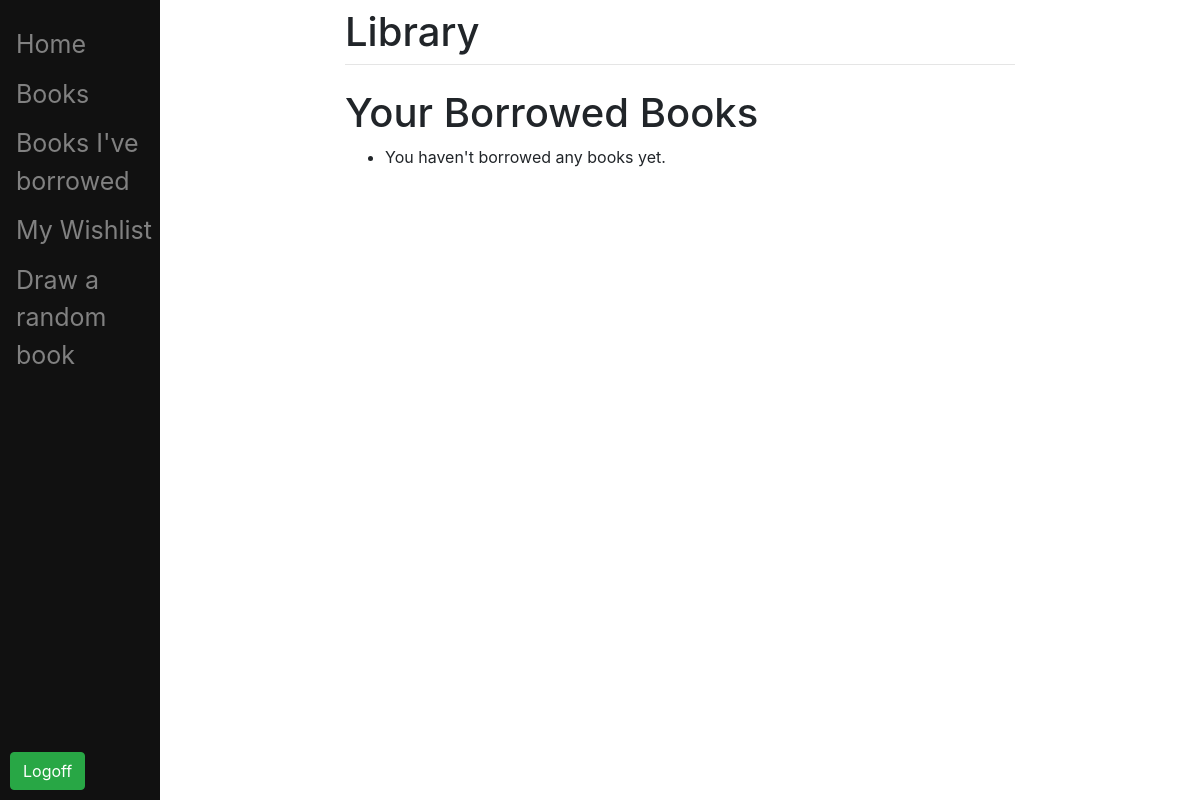
The app's page /mypage/ (signed in), older data.
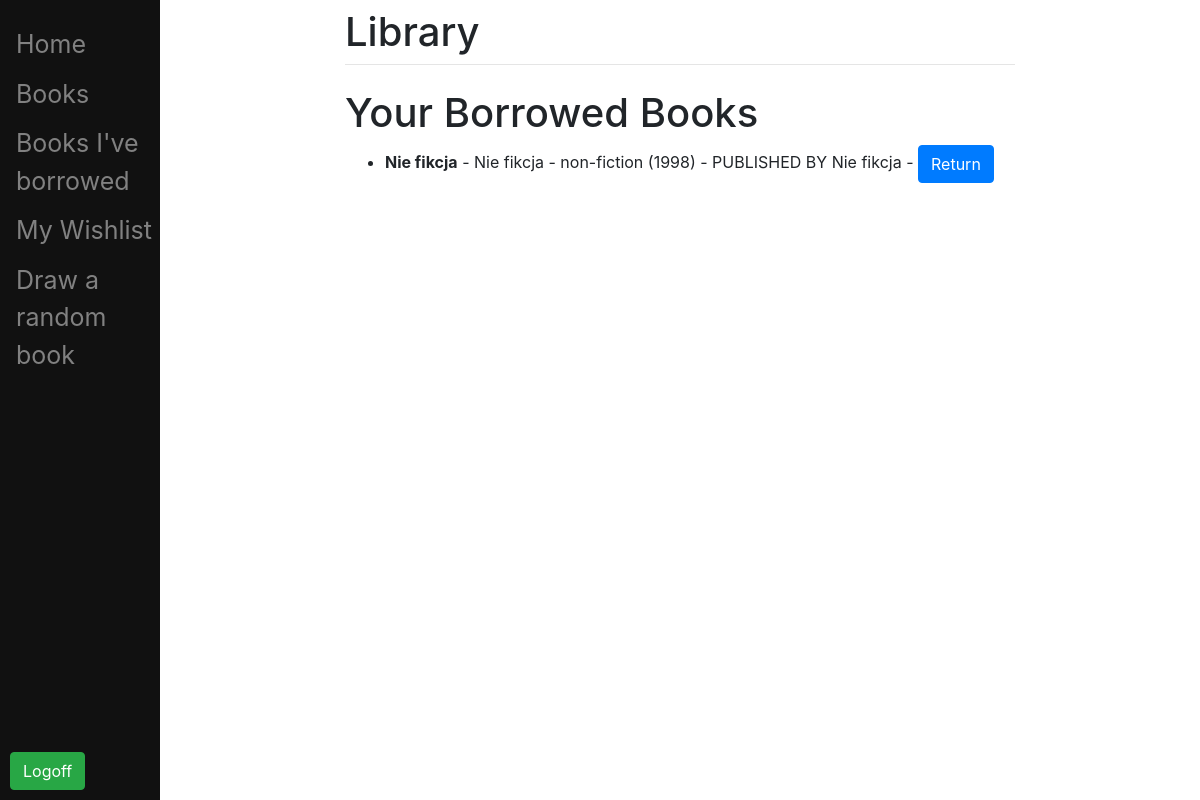
The same page, newer data.
### app/models.py (models this page shows, shortened)
class Book(models.Model):
    GENRE_CHOICES = [
        ('fiction', 'Fiction'),
        ('non-fiction', 'Non-Fiction'),
        ('fantasy', 'Fantasy'),
        ]
    title = models.CharField(max_length=200)
    author = models.CharField(max_length=200)
    genre = models.CharField(max_length=20, choices=GENRE_CHOICES)
    year = models.IntegerField()
    borrowed_by = models.ForeignKey(User, on_delete=models.CASCADE, related_name="book", null=True, blank=True)
    available = models.BooleanField(default=True)
    quantity = models.PositiveIntegerField(default=1)
    publisher = models.CharField(max_length=200,null=True, blank=True)

### app/views.py (the view)
# urls.py: path('mypage/', views.borrowed_books, name='borrowed_books'),
@login_required
def borrowed_books(request):
    user_borrowed_books = Book.objects.filter(borrowed_by=request.user)
    return render(request, 'app/mypage.html', {'borrowed_books': user_borrowed_books})

### app/templates/app/mypage.html (shortened to what this page needs)
{% extends 'app/base.html' %}
{% block content %}
<h1>Your Borrowed Books</h1>
<ul>
    {% for book in borrowed_books %}
    <li>
        <strong>{{ book.title }}</strong> - {{ book.author }} - {{ book.genre }} ({{ book.year }}) - PUBLISHED BY {{ book.publisher }} -
        <form action="{% url 'return_book' book.id %}" method="post" style="display: inline;">
            <button type="submit" class="btn btn-primary">Return</button>
        </form>
    </li>
    {% empty %}
    <li>You haven't borrowed any books yet.</li>
    {% endfor %}
</ul>
{% endblock %}

Row changes from the older to the newer data that the page shows:
added Book: title "Nie fikcja", author "Nie fikcja", genre "non-fiction", year "1998", publisher "Nie fikcja"
Text that changed along with them:
text no longer shown: "You haven't borrowed any books yet."
